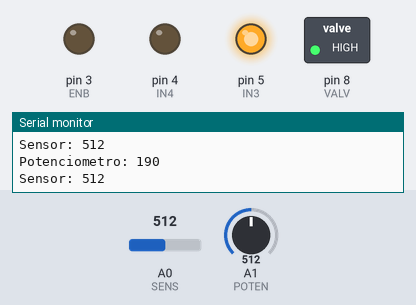
Simulated run of this sketch. Board: Arduino Uno, built with avr-gcc and run on an emulated ATmega328P. Parts: switched loads named in the sketch (green lamp = pin HIGH), output pins drawn as LEDs (lit = HIGH), the last lines printed to the serial monitor. The test bench sets the inputs (shaded band); at power-on: A0 (SENS) = 512, A1 (POTEN) = 512.

Above: at 1.2 s.
1.3 s: A0 (SENS) set to 122
At 2.3 s:
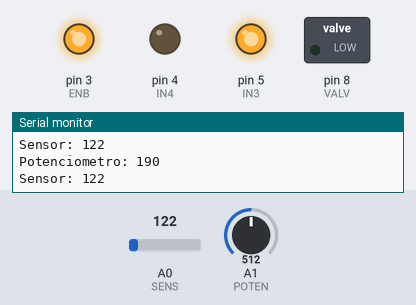
2.8 s: A0 (SENS) set to 306
At 3.9 s:
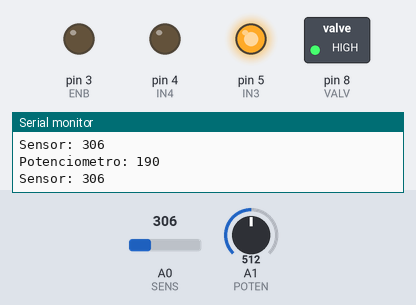
4.3 s: A0 (SENS) set to 0
At 5.5 s:
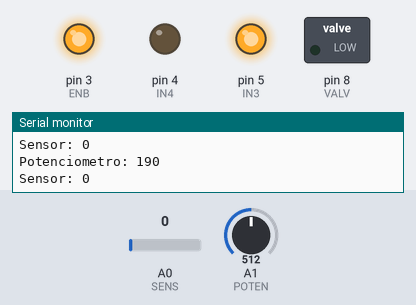
Timing chart, 0 to 7.3 s (numbered marks = the images above; inputs shaded):
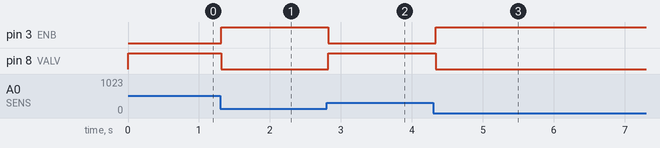

Measured:
- after the input at 1.3 s, pin 3 (ENB): LOW → HIGH at once; pin 8 (VALV): HIGH → LOW at once
- after the input at 2.8 s, pin 3 (ENB): HIGH → LOW at once; pin 8 (VALV): LOW → HIGH at once
- after the input at 4.3 s, pin 3 (ENB): LOW → HIGH at once; pin 8 (VALV): HIGH → LOW at once

The sketch:

PLANTA.ino
```cpp
int IN3 = 5;    // Input3 conectada al pin 5 -> bomba
int IN4 = 4;    // Input4 conectada al pin 4 -> bomba
int ENB = 3;    // ENB conectada al pin 3 de Arduino -> Enable de bomba
int VALV = 8;
int SENS = A0;
int POTEN = A1;
bool bandera = 1;

int sensor;
int medicion;
int potenciometro;
int margen = 20;
int margenSuperior;
int margenInferior;

void setup()
{
  pinMode(ENB, OUTPUT);
  pinMode(IN3, OUTPUT);
  pinMode(IN4, OUTPUT);
  pinMode(VALV, OUTPUT);

  digitalWrite (IN3, HIGH);
  digitalWrite (IN4, LOW);

  Serial.begin(9600);


}


void loop()
{
  sensor = analogRead(SENS);
  potenciometro = analogRead(POTEN);

  potenciometro = map(potenciometro,70,950,60,320);

  margenSuperior = potenciometro + margen;
  margenInferior = potenciometro - margen;

  if(bandera){
    if(sensor > potenciometro){
      analogWrite(ENB, 0);
      analogWrite(VALV, 255);
    }
    else if(sensor < potenciometro){
      analogWrite(ENB, 255);
      analogWrite(VALV, 0);
    }
    else bandera = 0;
  }
  else{
    if(sensor < margenSuperior && sensor > margenInferior){
      analogWrite(ENB, 0);
      analogWrite(VALV, 0);
    }
    else if(sensor > margenSuperior){
      analogWrite(ENB, 0);
      analogWrite(VALV, 255);
      bandera = 1;
    }
    else if(sensor < margenInferior){
      analogWrite(ENB, 255);
      analogWrite(VALV, 0);
      bandera = 1;
    }
  }

  Serial.print("Potenciometro: ");
  Serial.println(potenciometro);
  Serial.print("Sensor: ");
  Serial.println(sensor);
  delay(100);
}
```
